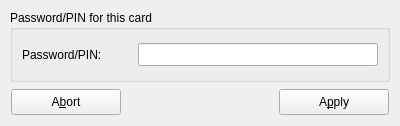
<ui version="4.0" >
 <author></author>
 <comment></comment>
 <exportmacro></exportmacro>
 <class>UiQCardReaderLogin</class>
 <widget class="QWidget" name="UiQCardReaderLogin" >
  <property name="geometry" >
   <rect>
    <x>0</x>
    <y>0</y>
    <width>400</width>
    <height>126</height>
   </rect>
  </property>
  <property name="minimumSize" >
   <size>
    <width>400</width>
    <height>126</height>
   </size>
  </property>
  <property name="maximumSize" >
   <size>
    <width>400</width>
    <height>126</height>
   </size>
  </property>
  <property name="windowTitle" >
   <string>Password</string>
  </property>
  <widget class="QPushButton" name="btnApply" >
   <property name="geometry" >
    <rect>
     <x>279</x>
     <y>89</y>
     <width>110</width>
     <height>26</height>
    </rect>
   </property>
   <property name="minimumSize" >
    <size>
     <width>110</width>
     <height>26</height>
    </size>
   </property>
   <property name="maximumSize" >
    <size>
     <width>110</width>
     <height>26</height>
    </size>
   </property>
   <property name="text" >
    <string>A&amp;pply</string>
   </property>
  </widget>
  <widget class="QGroupBox" name="groupBoxPwdPin" >
   <property name="geometry" >
    <rect>
     <x>10</x>
     <y>10</y>
     <width>380</width>
     <height>72</height>
    </rect>
   </property>
   <property name="title" >
    <string>Password/PIN for this card</string>
   </property>
   <widget class="QLabel" name="labelPwdPin" >
    <property name="geometry" >
     <rect>
      <x>12</x>
      <y>32</y>
      <width>110</width>
      <height>26</height>
     </rect>
    </property>
    <property name="minimumSize" >
     <size>
      <width>110</width>
      <height>0</height>
     </size>
    </property>
    <property name="maximumSize" >
     <size>
      <width>110</width>
      <height>16777215</height>
     </size>
    </property>
    <property name="text" >
     <string>Password/PIN:</string>
    </property>
    <property name="buddy" >
     <cstring>lineEditPwdPin</cstring>
    </property>
   </widget>
   <widget class="QLineEdit" name="lineEditPwdPin" >
    <property name="geometry" >
     <rect>
      <x>128</x>
      <y>33</y>
      <width>240</width>
      <height>23</height>
     </rect>
    </property>
    <property name="contextMenuPolicy" >
     <enum>Qt::CustomContextMenu</enum>
    </property>
    <property name="frame" >
     <bool>true</bool>
    </property>
    <property name="echoMode" >
     <enum>QLineEdit::Password</enum>
    </property>
   </widget>
  </widget>
  <widget class="QPushButton" name="btnAbort" >
   <property name="geometry" >
    <rect>
     <x>11</x>
     <y>89</y>
     <width>110</width>
     <height>26</height>
    </rect>
   </property>
   <property name="minimumSize" >
    <size>
     <width>110</width>
     <height>26</height>
    </size>
   </property>
   <property name="maximumSize" >
    <size>
     <width>110</width>
     <height>26</height>
    </size>
   </property>
   <property name="text" >
    <string>A&amp;bort</string>
   </property>
  </widget>
 </widget>
 <pixmapfunction></pixmapfunction>
 <tabstops>
  <tabstop>lineEditPwdPin</tabstop>
  <tabstop>btnApply</tabstop>
  <tabstop>btnAbort</tabstop>
 </tabstops>
 <resources/>
 <connections>
  <connection>
   <sender>btnAbort</sender>
   <signal>clicked()</signal>
   <receiver>UiQCardReaderLogin</receiver>
   <slot>close()</slot>
   <hints>
    <hint type="sourcelabel" >
     <x>120</x>
     <y>101</y>
    </hint>
    <hint type="destinationlabel" >
     <x>124</x>
     <y>101</y>
    </hint>
   </hints>
  </connection>
 </connections>
</ui>
